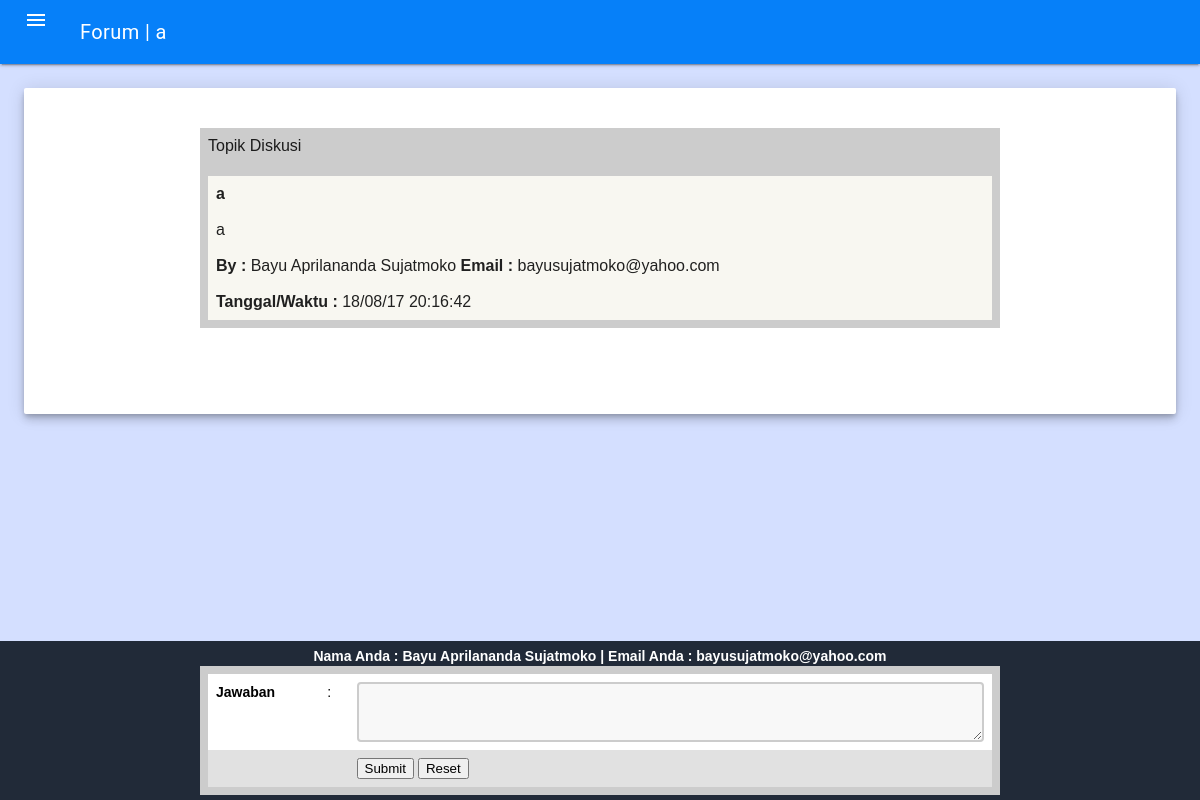
The app's page /view_topic_admin.php?id=6 (signed in) with its own data.
### tables this page shows
CREATE TABLE `forum_question` (
  `id` int(255) NOT NULL,
  `topic` varchar(255) NOT NULL DEFAULT '',
  `detail` longtext NOT NULL,
  `name` varchar(65) NOT NULL DEFAULT '',
  `email` varchar(65) NOT NULL DEFAULT '',
  `datetime` varchar(25) NOT NULL DEFAULT '',
  `id_admin` int(15) NOT NULL,
  `view` int(4) NOT NULL DEFAULT '0',
  `reply` int(4) NOT NULL DEFAULT '0'
);

### view_topic_admin.php (the view, shortened to what this page needs)
<!DOCTYPE html PUBLIC "-//W3C//DTD XHTML 1.0 Transitional//EN" "http://www.w3.org/TR/xhtml1/DTD/xhtml1-transitional.dtd">
<?php
$id=$_GET['id'];
$query="SELECT * FROM forum_question WHERE id='$id'";
$result=mysql_query($query);
while($record=mysql_fetch_array($result)){
?>
<html xmlns="http://www.w3.org/1999/xhtml">
<head>
<link rel="stylesheet" href="https://code.getmdl.io/1.2.1/material.indigo-pink.min.css">
<link rel="stylesheet" type="text/css" href="material.min.css"/>
<link rel="stylesheet" type="text/css" href="css/style.css">
  <link rel="stylesheet" type="text/css" href="css/slide.css">
</head>
<body bgcolor="#D4DFFF">
	<div class="mdl-layout mdl-js-layout mdl-layout--fixed-header">
    	<header class="mdl-layout__header" style="background-color:#0680F9">
        	<div class="mdl-layout__header-row" style="width: wrap">
                <span class="mdl-layout-title">Forum | <?=$record['topic']; ?></span>
            </div>
        </header>
        	<main class="mdl-layout__content" style="height:wrap">
            	<div class="page-content" style="min-height: 75vh;">
                	<div class="mdl-grid">
                    	<div class="mdl-cell mdl-cell--12-col"><div class="demo-updates mdl-card mdl-shadow--6dp mdl-cell mdl-cell--4-col mdl-cell--4-col-tablet mdl-cell--12-col-desktop">
                        <div style="margin:30px; padding-top:10px">
                        <table style="width: 800px" border="0" align="center" cellpadding="0" cellspacing="1" bgcolor="#CCCCCC">
                        <tr>
                        <td><table style="width: 100%" border="0" cellpadding="3" cellspacing="1" bordercolor="1" bgcolor="#FFFFFF">
                        <tr>Topik Diskusi</tr><br><br>
                        <tr>
                        <td bgcolor="#F8F7F1"><strong><?= $record['topic']; ?></strong></td>
                        </tr>
                        <tr>
                        <td bgcolor="#F8F7F1"><?= $record['detail']; ?></td>
                        </tr>
                        <tr>
                        <td bgcolor="#F8F7F1"><strong>By :</strong> <?= $record['name']; ?> <strong>Email : </strong><?= $record['email'];?></td>
                        </tr>
                        <tr>
                        <td bgcolor="#F8F7F1"><strong>Tanggal/Waktu : </strong><?= $record['datetime']; ?></td>
                        </tr>
                        </table></td>
                        </tr>
                        <?php } ?>
                    </table>
                    <BR>
                    </table><br>
                        </div>
                        </div>
                        </div>
                    </div>
                </div>
                </main>
          <div style="height: wrap">
          <footer style="background: #212a38">
              <center>
              <div style="padding: 5px;">
                  <?php
                        $username=$_SESSION['admin'];
                        $q=mysql_query("SELECT * FROM admin WHERE username='$username'");
                        while($res=mysql_fetch_array($q)){
                    ?>
                    <table style="width: 800px" border="0" align="center" cellpadding="0" cellspacing="1" bgcolor="#CCCCCC">
                        <label>
                            <strong>Nama Anda : <?= $res['nama']; ?> | Email Anda : <?= $res['email'];?></strong>
                        </label>
                        <tr>
                        <form name="form1" method="post" action="add_answer_admin.php">
                        <td>
                        <table style="width: 100%" border="0" cellpadding="3" cellspacing="1" bgcolor="#FFFFFF">
                        <tr>
                        <td style="color: black" valign="top"><strong>Jawaban</strong></td>
                        <td style="color: black" valign="top">:</td>
                        <td><textarea name="a_answer" cols="45" rows="3" id="a_answer" style="height: 60px; color: black"></textarea></td>
                        </tr>
                        <tr>
                        <td>&nbsp;</td>
                        <td><input name="id" type="hidden" value="<?= $id; ?>"></td>
                        <td><input type="submit" name="Submit" value="Submit"> <input type="reset" name="Submit2" value="Reset"></td>
                        </tr>
                        </table>
                        </td>
                        </form>
                        </tr>
                    </table>
                    <?php
                        }
                    ?>
              </div>
          </footer>
          </div>
    </div>
</body>
</html>

### css/style.css (style rules this page uses)
* { box-sizing: border-box; }
html, body { margin: 0; font-family: Arial; }
textarea { width: 100%; height: 150px; padding: 12px 20px; box-sizing: border-box; border: 2px solid #ccc; border-radius: 4px; background-color: #f8f8f8; }
table { border-collapse: collapse; }
td { text-align: left; padding: 8px; }
tr:nth-child(even) { background-color: rgb(225,225,225); }
footer { text-align: center; background: #4256f4; color: white; }

### css/slide.css (style rules this page uses)
* { box-sizing:border-box }

### records on screen
forum_question: topic "a", detail "a", name "Bayu Aprilananda Sujatmoko", email "bayusujatmoko@yahoo.com", datetime "18/08/17 20:16:42"

### other values on screen
$res['nama'] "Bayu Aprilananda Sujatmoko"
$res['email'] "bayusujatmoko@yahoo.com"
